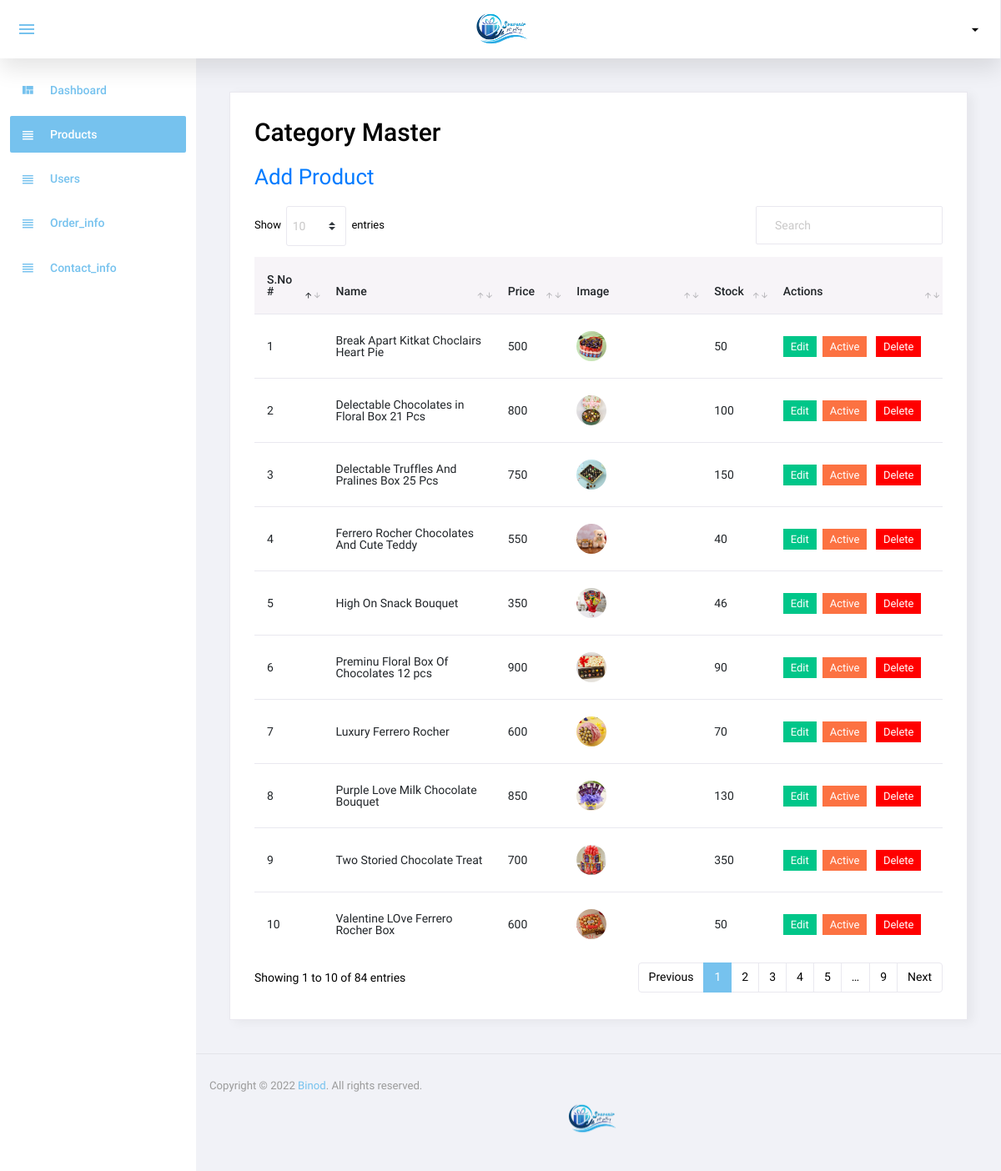
/admin/product.php (signed in), run on the app's committed database.
### tables this page shows
CREATE TABLE `product` (
  `p_id` int(11) NOT NULL,
  `name` varchar(100) DEFAULT NULL,
  `price` int(11) DEFAULT NULL,
  `image` varchar(100) DEFAULT NULL,
  `stock` int(11) DEFAULT NULL,
  `status` int(11) NOT NULL
);

### admin/product.php (the view, shortened to what this page needs)
<?php
include('top.php');
$sql="select * from product ";
$res=mysqli_query($con,$sql);
?>
  <div class="card">
            <div class="card-body">
              <h1 class="grid_title">Category Master</h1>
			  <a href="manage_category.php" class="add_link">Add Product</a>
              <div class="row grid_box">
                <div class="col-12">
                  <div class="table-responsive">
                    <table id="order-listing" class="table">
                      <thead>
                        <tr>
                            <th width="10%">S.No #</th>
                            <th width="25%">Name</th>
                            <th width="10%">Price</th>
							<th width="20%">Image</th>
							 <th width="10%">Stock</th>
						     <th width="25%">Actions</th>
                        </tr>
                      </thead>
                      <tbody>
                        <?php if(mysqli_num_rows($res)>0){
						$i=1;
						while($row=mysqli_fetch_assoc($res)){
						?>
						<tr>
                            <td><?php echo $i?></td>
                            <td><?php echo $row['name']?></td>
							<td><?php echo $row['price']?></td>
							<td><img src="<?php  echo $row['image'];?>" width="50px" height="40px"></td>
							<td><?php echo $row['stock']?></td>
							<td>
								<a href="manage_category.php?p_id=<?php echo $row['p_id']?>"><label class="badge badge-success hand_cursor">Edit</label></a>&nbsp;
								<?php
								if($row['status']==1){
								?>
								<a href="?p_id=<?php echo $row['p_id']?>&type=deactive"><label class="badge badge-danger hand_cursor">Active</label></a>
								<?php
								}else{
								?>
								<a href="?p_id=<?php echo $row['p_id']?>&type=active"><label class="badge badge-info hand_cursor">Deactive</label></a>
								<?php
								}
								?>
								<a href="?p_id=<?php echo $row['p_id']?>&type=delete"><label class="badge badge-danger delete_red hand_cursor">Delete</label></a>
							</td>
                        </tr>
                        <?php
						$i++;
						} } else { ?>
						<tr>
							<td colspan="5">No data found</td>
						</tr>
						<?php } ?>
                      </tbody>
                    </table>
                  </div>
				</div>
              </div>
            </div>
          </div>
<?php include('footer.php');?>

### admin/top.php (shortened to what this page needs)
<!DOCTYPE html>
<html lang="en">
<head>
  <link rel="stylesheet" href="assets/css/materialdesignicons.min.css">
  <link rel="stylesheet" href="assets/css/vendor.bundle.base.css">
  <link rel="stylesheet" href="assets/css/dataTables.bootstrap4.css">
  <link rel="stylesheet" href="assets/css/bootstrap-datepicker.min.css">
  <link rel="stylesheet" href="assets/css/style.css">
</head>
<body class="sidebar-light">
  <div class="container-scroller">
    <nav class="navbar col-lg-12 col-12 p-0 fixed-top d-flex flex-row">
      <div class="navbar-menu-wrapper d-flex align-items-stretch justify-content-between">
        <ul class="navbar-nav mr-lg-2 d-none d-lg-flex">
          <li class="nav-item nav-toggler-item">
            <button class="navbar-toggler align-self-center" type="button" data-toggle="minimize">
              <span class="mdi mdi-menu"></span>
            </button>
          </li>
        </ul>
        <div class="text-center navbar-brand-wrapper d-flex align-items-center justify-content-center">
          <a class="navbar-brand brand-logo" href="index.php"><img src="logo.png" alt="logo"/></a>
        </div>
        <ul class="navbar-nav navbar-nav-right">
          <li class="nav-item nav-profile dropdown">
            <a class="nav-link dropdown-toggle" href="#" data-toggle="dropdown" id="profileDropdown">
            </a>
          </li>
        </ul>
      </div>
    </nav>
    <div class="container-fluid page-body-wrapper">
      <nav class="sidebar sidebar-offcanvas" id="sidebar">
        <ul class="nav">
          <li class="nav-item">
            <a class="nav-link" href="index.php">
              <i class="mdi mdi-view-quilt menu-icon"></i>
              <span class="menu-title ">Dashboard</span>
            </a>
          </li>
          <li class="nav-item">
            <a class="nav-link" href="product.php">
              <i class="mdi mdi-view-headline menu-icon"></i>
              <span class="menu-title">Products</span>
            </a>
          </li>
		  <li class="nav-item">
            <a class="nav-link" href="user.php">
              <i class="mdi mdi-view-headline menu-icon "></i>
              <span class="menu-title">Users</span>
            </a>
          </li>
		  <li class="nav-item">
            <a class="nav-link" href="order.php">
              <i class="mdi mdi-view-headline menu-icon"></i>
              <span class="menu-title">Order_info</span>
            </a>
          </li>
		   <li class="nav-item">
            <a class="nav-link" href="contact.php">
              <i class="mdi mdi-view-headline menu-icon"></i>
              <span class="menu-title">Contact_info</span>
            </a>
          </li>
        </ul>
      </nav>
      <div class="main-panel">
        <div class="content-wrapper">

### admin/footer.php (shortened to what this page needs)
</div>        <footer class="footer">
          <div class="d-sm-flex justify-content-center justify-content-sm-between">
            <span class="text-muted text-center text-sm-left d-block d-sm-inline-block">Copyright © 2022 <a href="#" target="_blank">Binod</a>. All rights reserved.</span>
          </div>
          <div class="text-center navbar-brand-wrapper d-flex align-items-center justify-content-center">
          <a class="navbar-brand brand-logo" href="index.php"><img src="logo.png" alt="logo" width="70px" ></a>
        </div>
        </footer>
      </div>
    </div>
  </div>
</body>
</html>

### data on the page
product: name "Break Apart Kitkat Choclairs Heart Pie", price "500", image (picture), stock "50"
product: name "Delectable Chocolates in Floral Box 21 Pcs", price "800", image (picture), stock "100"
product: name "Delectable Truffles And Pralines Box 25 Pcs", price "750", image (picture), stock "150"
product: name "Ferrero Rocher Chocolates And Cute Teddy", price "550", image (picture), stock "40"
product: name "High On Snack Bouquet", price "350", image (picture), stock "46"
product: name "Preminu Floral Box Of Chocolates 12 pcs", price "900", image (picture), stock "90"
product: name "Luxury Ferrero Rocher", price "600", image (picture), stock "70"
product: name "Purple Love Milk Chocolate Bouquet", price "850", image (picture), stock "130"
product: name "Two Storied Chocolate Treat", price "700", image (picture), stock "350"
product: name "Valentine LOve Ferrero Rocher Box", price "600", image (picture), stock "50"
